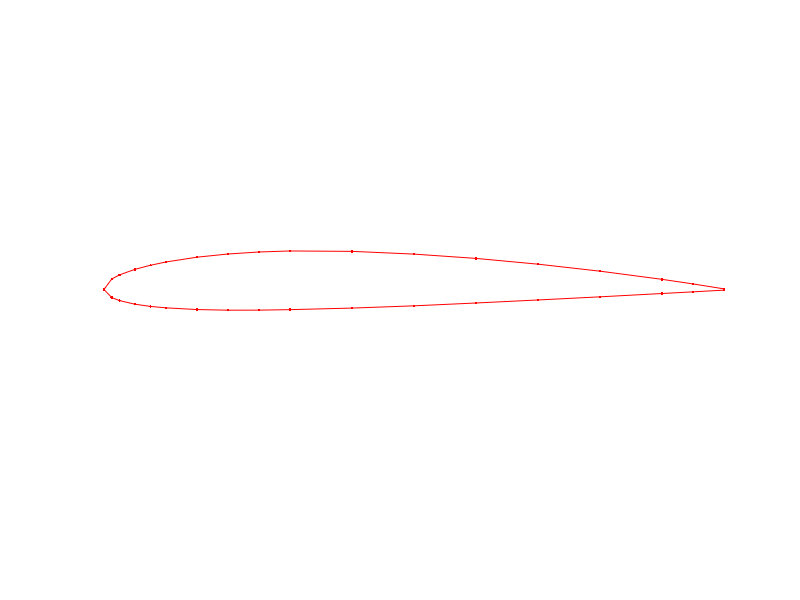

Write MATLAB code to recreate this figure.
% NACA 2412 Plotting

C = [
    1.0000     0.0013
    0.9500     0.0114
    0.9000     0.0208
    0.8000     0.0375
    0.7000     0.0518
    0.6000     0.0636
    0.5000     0.0724
    0.4000     0.0780
    0.3000     0.0788
    0.2500     0.0767
    0.2000     0.0726
    0.1500     0.0661
    0.1000     0.0563
    0.0750     0.0496
    0.0500     0.0413
    0.0250     0.0299
    0.0125     0.0215
    0.0000     0.0000
    0.0125     -0.0165
    0.0250     -0.0227
    0.0500     -0.0301
    0.0750     -0.0346
    0.1000     -0.0375
    0.1500     -0.0410
    0.2000     -0.0423
    0.2500     -0.0422
    0.3000     -0.0412
    0.4000     -0.0380
    0.5000     -0.0334
    0.6000     -0.0276
    0.7000     -0.0214
    0.8000     -0.0150
    0.9000     -0.0082
    0.9500     -0.0048
    1.0000     -0.0013
];

x = C(:, 1);
y = C(:, 2);

figure('Color', 'w')
plot(x, y, 'r.-')
xlim([0 1])
ylim([-0.5 0.5])
axis off